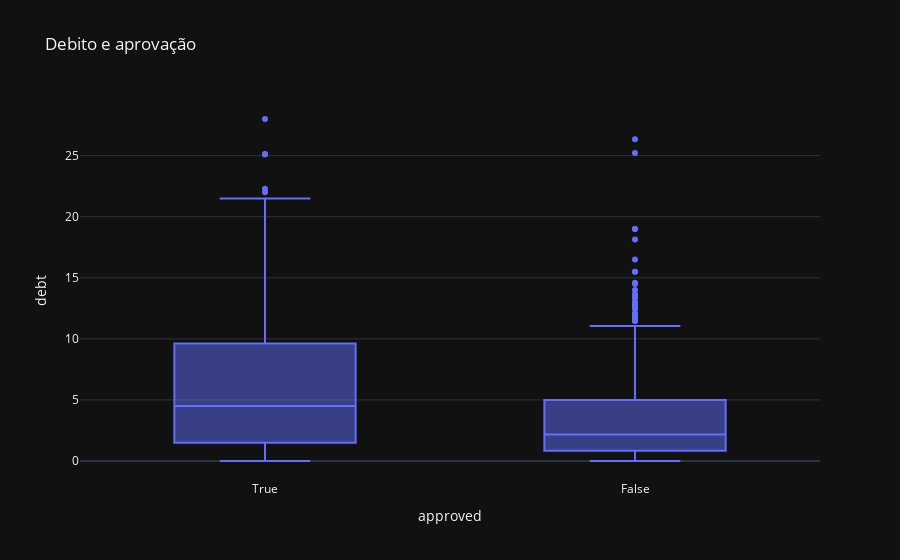

Notebook code cell kept with this figure:
### Code cell
fig = px.box(df, x='approved', y='debt', title='Debito e aprovação')
fig.show()

### Figure 1 — Plotly figure (JSON) as saved in the notebook; plotly's stock layout.template omitted (floating-point values rounded to 4 significant figures; data arrays with more than 128 entries replaced by an {"elided": "..."} marker saying what was removed)
{"data": [{"alignmentgroup": "True", "hovertemplate": "approved=%{x}<br>debt=%{y}<extra></extra>", "legendgroup": "", "marker": {"color": "#636efa"}, "name": "", "notched": false, "offsetgroup": "", "orientation": "v", "showlegend": false, "x": {"elided": "662 str values"}, "x0": " ", "xaxis": "x", "y": {"elided": "662 float values"}, "y0": " ", "yaxis": "y", "type": "box"}], "layout": {"xaxis": {"anchor": "y", "domain": [0.0, 1.0], "title": {"text": "approved"}}, "yaxis": {"anchor": "x", "domain": [0.0, 1.0], "title": {"text": "debt"}}, "legend": {"tracegroupgap": 0}, "title": {"text": "Debito e aprovação"}, "boxmode": "group"}}
